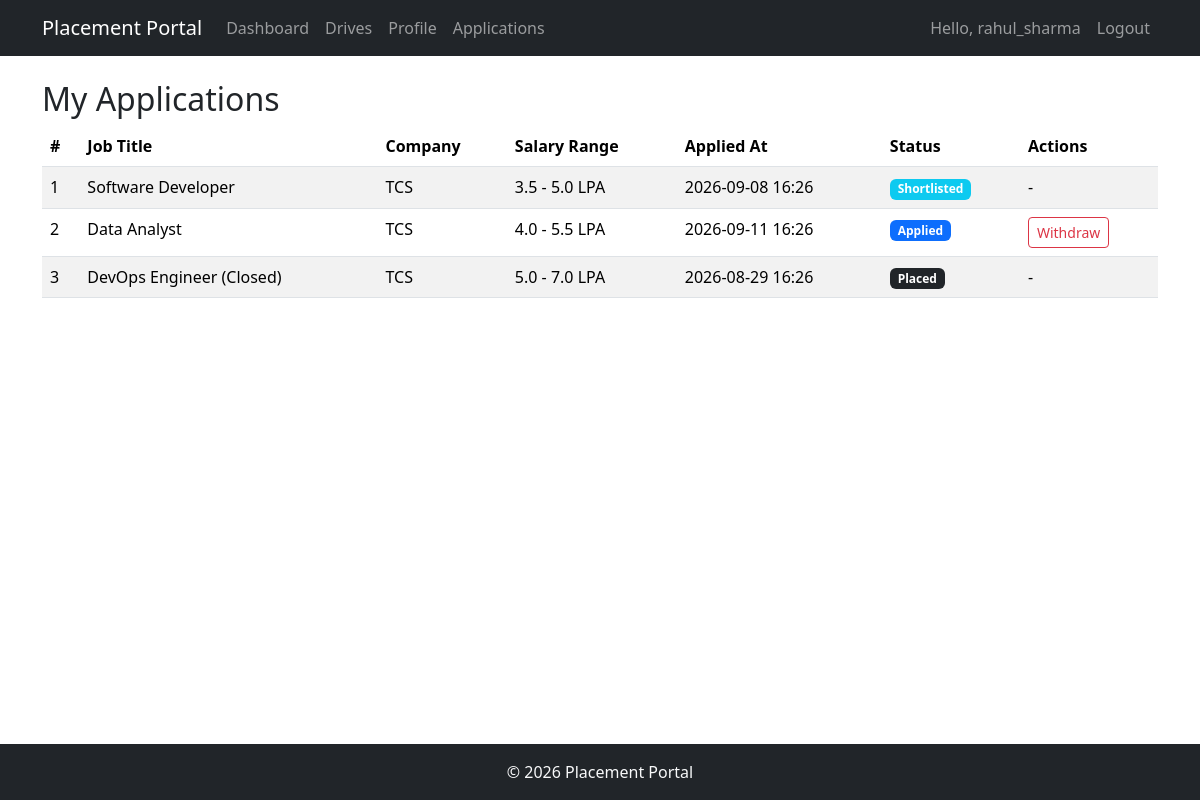
/student/applications (signed in), run on the app's committed database.
### models.py (models this page shows)
class User(UserMixin, db.Model):
    id = db.Column(db.Integer, primary_key=True)
    username = db.Column(db.String(80), unique=True, nullable=False)
    email = db.Column(db.String(120), unique=True, nullable=False)
    password = db.Column(db.String(200), nullable=False)
    role = db.Column(db.String(20), nullable=False)  # admin, company, student
    is_active_user = db.Column(db.Boolean, default=True)  # avoid conflict with UserMixin.is_active
    created_at = db.Column(db.DateTime, default=datetime.utcnow)
    student = db.relationship('Student', backref='user', uselist=False, cascade='all, delete-orphan')
    company = db.relationship('Company', backref='user', uselist=False, cascade='all, delete-orphan')
    @property
    def is_active(self):
        return self.is_active_user

class PlacementDrive(db.Model):
    id = db.Column(db.Integer, primary_key=True)
    company_id = db.Column(db.Integer, db.ForeignKey('company.id'), nullable=False)
    job_title = db.Column(db.String(200), nullable=False)
    job_description = db.Column(db.Text)
    eligibility_criteria = db.Column(db.Text)
    required_skills = db.Column(db.Text)
    experience_required = db.Column(db.String(50))
    salary_range = db.Column(db.String(100))
    deadline = db.Column(db.DateTime)
    status = db.Column(db.String(20), default='open')  # open, closed
    created_at = db.Column(db.DateTime, default=datetime.utcnow)
    applications = db.relationship('Application', backref='drive', lazy=True, cascade='all, delete-orphan')

class Company(db.Model):
    id = db.Column(db.Integer, primary_key=True)
    user_id = db.Column(db.Integer, db.ForeignKey('user.id'), nullable=False, unique=True)
    company_name = db.Column(db.String(200), nullable=False)
    industry = db.Column(db.String(100))
    hr_contact = db.Column(db.String(150))
    website = db.Column(db.String(255))
    approval_status = db.Column(db.String(20), default='pending')  # pending, approved, rejected
    is_blacklisted = db.Column(db.Boolean, default=False)
    drives = db.relationship('PlacementDrive', backref='company', lazy=True, cascade='all, delete-orphan')

class Application(db.Model):
    id = db.Column(db.Integer, primary_key=True)
    student_id = db.Column(db.Integer, db.ForeignKey('student.id'), nullable=False)
    drive_id = db.Column(db.Integer, db.ForeignKey('placement_drive.id'), nullable=False)
    applied_at = db.Column(db.DateTime, default=datetime.utcnow)
    status = db.Column(db.String(20), default='Applied')  # Applied, Shortlisted, Interview, Selected, Placed
    __table_args__ = (db.UniqueConstraint('student_id', 'drive_id', name='unique_student_drive'),)

### app.py (the view)
@app.route('/student/applications')
@student_required
def student_applications():
    student = to_obj(db.session.execute(text(
        "SELECT id FROM student WHERE user_id = :uid"), {"uid": current_user.id}
    ).fetchone())
    rows = db.session.execute(text(
        "SELECT a.id, a.applied_at, a.status, "
        "       d.job_title, d.salary_range, c.company_name "
        "FROM application a "
        "JOIN placement_drive d ON a.drive_id = d.id "
        "JOIN company c ON d.company_id = c.id "
        "WHERE a.student_id = :sid"),
        {"sid": student.id}
    ).fetchall()
    applications = []
    for r in rows:
        applications.append(SimpleNamespace(
            id=r.id, applied_at=parse_dt(r.applied_at), status=r.status,
            drive=SimpleNamespace(job_title=r.job_title, salary_range=r.salary_range,
                                  company=SimpleNamespace(company_name=r.company_name))
        ))
    return render_template('student/applications.html', applications=applications)

### app.py (called while the page is built)
@app.context_processor
def inject_now():
    return {'now': datetime.now}

def parse_dt(val):
    if val is None or isinstance(val, datetime):
        return val
    try:
        return datetime.fromisoformat(str(val))
    except (ValueError, TypeError):
        return val

def to_obj(row):
    if row is None:
        return None
    d = dict(row._mapping)
    for key in ('created_at', 'applied_at', 'deadline'):
        if key in d:
            d[key] = parse_dt(d[key])
    return SimpleNamespace(**d)

@login_manager.user_loader
def load_user(user_id):
    return db.session.get(User, int(user_id))

def student_required(f):
    @wraps(f)
    @login_required
    def decorated(*args, **kwargs):
        if current_user.role != 'student':
            flash('Access denied. Student account required.', 'danger')
            return redirect(url_for('login'))
        row = db.session.execute(
            text("SELECT is_blacklisted FROM student WHERE user_id = :uid"),
            {"uid": current_user.id}
        ).fetchone()
        if row and row.is_blacklisted:
            flash('Your account has been blacklisted. Contact admin.', 'danger')
            return redirect(url_for('logout'))
        return f(*args, **kwargs)
    return decorated

### templates/student/applications.html (shortened to what this page needs)
{% extends 'base.html' %}
{% block content %}
<h2>My Applications</h2>
{% if applications %}
<div class="table-responsive">
  <table class="table table-striped table-hover">
    <thead>
      <tr>
        <th>#</th>
        <th>Job Title</th>
        <th>Company</th>
        <th>Salary Range</th>
        <th>Applied At</th>
        <th>Status</th>
        <th>Actions</th>
      </tr>
    </thead>
    <tbody>
      {% for app in applications %}
      <tr>
        <td>{{ loop.index }}</td>
        <td>{{ app.drive.job_title }}</td>
        <td>{{ app.drive.company.company_name }}</td>
        <td>{{ app.drive.salary_range }}</td>
        <td>{{ app.applied_at.strftime('%Y-%m-%d %H:%M') if app.applied_at else '' }}</td>
        <td>
          {% if app.status == 'Applied' %}
          <span class="badge bg-primary">{{ app.status }}</span>
          {% elif app.status == 'Shortlisted' %}
          <span class="badge bg-info">{{ app.status }}</span>
          {% elif app.status == 'Interview' %}
          <span class="badge bg-warning">{{ app.status }}</span>
          {% elif app.status == 'Selected' %}
          <span class="badge bg-success">{{ app.status }}</span>
          {% elif app.status == 'Placed' %}
          <span class="badge bg-dark">{{ app.status }}</span>
          {% else %}
          <span class="badge bg-secondary">{{ app.status }}</span>
          {% endif %}
        </td>
        <td>
          {% if app.status == 'Applied' %}
          <form action="{{ url_for('student_withdraw_app', id=app.id) }}" method="POST" class="d-inline">
            <button type="submit" class="btn btn-outline-danger btn-sm" onclick="return confirm('Withdraw this application?')">Withdraw</button>
          </form>
          {% else %}
          -
          {% endif %}
        </td>
      </tr>
      {% endfor %}
    </tbody>
  </table>
</div>
{% else %}
<div class="alert alert-info">
  You haven't applied to any drives yet. <a href="{{ url_for('student_drives') }}">Browse available drives</a>.
</div>
{% endif %}
{% endblock %}

### templates/base.html (shortened to what this page needs)
<!DOCTYPE html>
<html lang="en">
<head>
    <link href="https://cdn.jsdelivr.net/npm/bootstrap@5.3.3/dist/css/bootstrap.min.css" rel="stylesheet">
    <link href="https://cdn.jsdelivr.net/npm/bootstrap-icons@1.11.3/font/bootstrap-icons.min.css" rel="stylesheet">
</head>
<body class="d-flex flex-column min-vh-100">
    <nav class="navbar navbar-expand-lg bg-dark navbar-dark">
        <div class="container">
            <a class="navbar-brand" href="{{ url_for('index') }}">Placement Portal</a>
            <div class="collapse navbar-collapse" id="navbarNav">
                <ul class="navbar-nav me-auto">
                    {% if current_user.is_authenticated %}
                        {% if current_user.role == 'admin' %}
                            <li class="nav-item"><a class="nav-link" href="{{ url_for('admin_dashboard') }}">Dashboard</a></li>
                            <li class="nav-item"><a class="nav-link" href="{{ url_for('admin_companies') }}">Companies</a></li>
                            <li class="nav-item"><a class="nav-link" href="{{ url_for('admin_students') }}">Students</a></li>
                            <li class="nav-item"><a class="nav-link" href="{{ url_for('admin_applications') }}">Applications</a></li>
                            <li class="nav-item"><a class="nav-link" href="{{ url_for('admin_drives') }}">Drives</a></li>
                        {% elif current_user.role == 'company' %}
                            <li class="nav-item"><a class="nav-link" href="{{ url_for('company_dashboard') }}">Dashboard</a></li>
                            <li class="nav-item"><a class="nav-link" href="{{ url_for('company_drives') }}">Drives</a></li>
                            <li class="nav-item"><a class="nav-link" href="{{ url_for('company_profile') }}">Profile</a></li>
                        {% elif current_user.role == 'student' %}
                            <li class="nav-item"><a class="nav-link" href="{{ url_for('student_dashboard') }}">Dashboard</a></li>
                            <li class="nav-item"><a class="nav-link" href="{{ url_for('student_drives') }}">Drives</a></li>
                            <li class="nav-item"><a class="nav-link" href="{{ url_for('student_profile') }}">Profile</a></li>
                            <li class="nav-item"><a class="nav-link" href="{{ url_for('student_applications') }}">Applications</a></li>
                        {% endif %}
                    {% endif %}
                </ul>
                <ul class="navbar-nav ms-auto">
                    {% if current_user.is_authenticated %}
                        <li class="nav-item"><span class="nav-link">Hello, {{ current_user.username }}</span></li>
                        <li class="nav-item"><a class="nav-link" href="{{ url_for('logout') }}">Logout</a></li>
                    {% else %}
                        <li class="nav-item"><a class="nav-link" href="{{ url_for('login') }}">Login</a></li>
                        <li class="nav-item"><a class="nav-link" href="{{ url_for('register') }}">Register</a></li>
                    {% endif %}
                </ul>
            </div>
        </div>
    </nav>
    <div class="container mt-4 mb-5">
        {% block content %}{% endblock %}
    </div>
    <footer class="bg-dark text-light text-center py-3 mt-auto">
        <p class="mb-0">&copy; {{ now().year }} Placement Portal</p>
    </footer>
</body>
</html>

### data on the page
User: username "rahul_sharma"
PlacementDrive: drive.job_title "Software Developer", drive.salary_range "3.5 - 5.0 LPA"
Company: drive.company.company_name "TCS" "TCS" "TCS"
Application: status "Shortlisted"
PlacementDrive: drive.job_title "Data Analyst", drive.salary_range "4.0 - 5.5 LPA"
Application: status "Applied"
PlacementDrive: drive.job_title "DevOps Engineer (Closed)", drive.salary_range "5.0 - 7.0 LPA"
Application: status "Placed"

### other printed values
{{ app.applied_at.strftime('%Y-%m-%d %H:%M') if app.applied_at else '' }} "2026-09-08 16:26" "2026-09-11 16:26" "2026-08-29 16:26"
